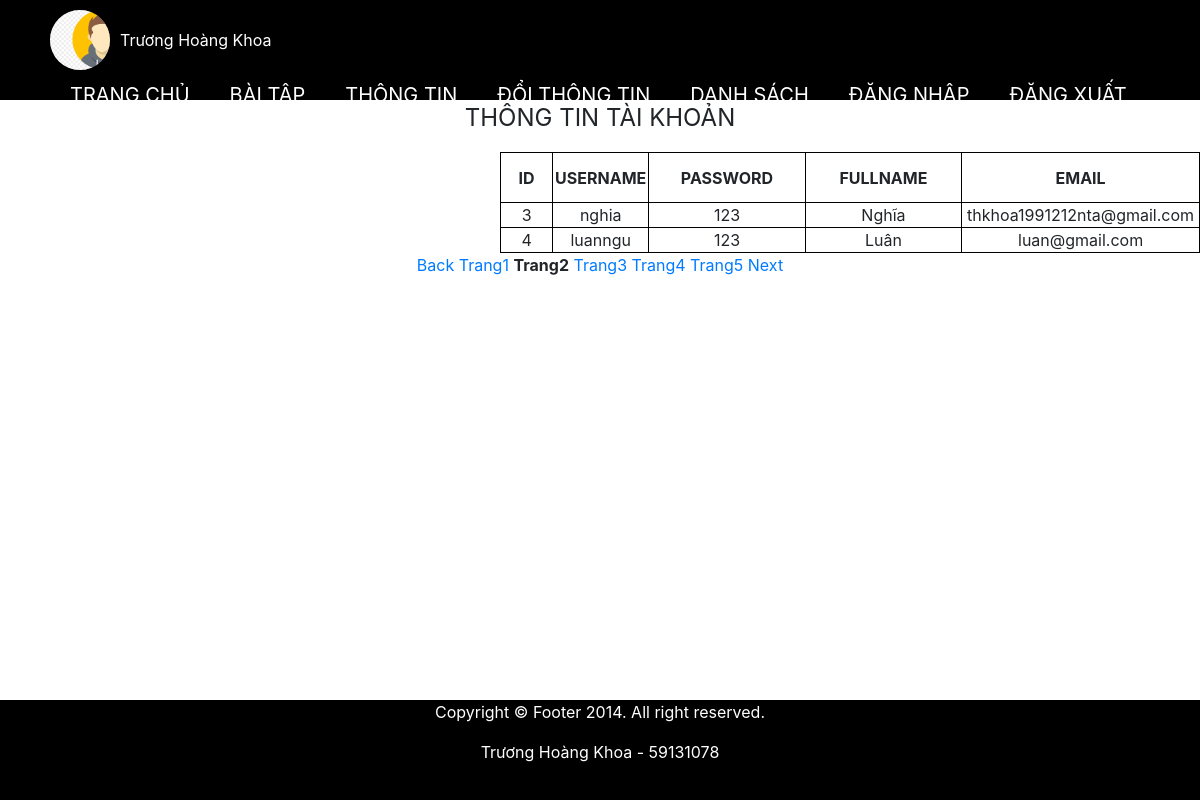
Screenshot of /viewuser.php?page=2 (signed in) with the database file from the repository.
### tables this page shows
CREATE TABLE `user` (
  `id` int(11) NOT NULL,
  `username` varchar(28) NOT NULL,
  `password` varchar(28) NOT NULL,
  `fullname` varchar(100) NOT NULL,
  `email` varchar(100) NOT NULL
);

### Web/viewuser.php (the view, shortened to what this page needs)
<!DOCTYPE html>
<html lang="en">
<head>
</head>
<body>
<?php
include('header.php');
?>
<?php
$conn = mysqli_connect('localhost', 'root', '', 'db');
mysqli_set_charset($conn, 'UTF8');
$rowsPerPage=2;
$offset =($_GET['page']-1)*$rowsPerPage;
$result = mysqli_query($conn, "SELECT id, username, password,fullname,email FROM user LIMIT $offset ,$rowsPerPage");
echo "<p align='center'><font size='5'> THÔNG TIN TÀI KHOẢN</font></P>";
echo "<table align='center' width='700' border='1' cellpadding='2' cellspacing='2' style='bordercollapse:collapse'>";
echo '<tr>
<th style="text-align: center;" width="50">ID</th>
<th style="text-align: center;" width="50">USERNAME</th>
<th style="text-align: center;" width="150">PASSWORD</th>
<th style="text-align: center;" width="150">FULLNAME</th>
<th style="text-align: center;" width="150">EMAIL</th>
</tr>';
if(mysqli_num_rows($result)<>0)
{
    while($rows=mysqli_fetch_row($result))
    { echo "<tr>";
		echo "<td>$rows[0]</td>";
		echo "<td>$rows[1]</td>";
		echo "<td>$rows[2]</td>";
		echo "<td>$rows[3]</td>";
        echo "<td>$rows[4]</td>";
		echo "</tr>";
    }
}
echo"</table>";
$re = mysqli_query($conn, "select * from user");
$numRows = mysqli_num_rows($re);
$maxPage = floor($numRows/$rowsPerPage) + 1;
echo "<p style='text-align: center;'>";
    if ($_GET['page'] > 1)
    echo "<a href=" .$_SERVER['PHP_SELF']."?page=".($_GET['page']-1).">Back</a> ";
    for ($i=1 ; $i<=$maxPage ; $i++)
    { if ($i == $_GET['page'])
    { echo '<b>Trang'.$i.'</b> ';
    }
    else
    echo "<a href=" .$_SERVER['PHP_SELF']. "?page="
    .$i.">Trang".$i."</a> ";
    }
if ($_GET['page'] < $maxPage)
    echo "<a href=". $_SERVER['PHP_SELF']."?page=".($_GET['page']+1).">Next</a>";
?>
    <?php
    include ('footer.php');
    ?>
</body>
</html>

### Web/includes/css/style.css (style rules this page uses)
* { margin: 0; padding: 0; box-sizing: border-box; }

### Web/viewuser.php (style rules this page uses)
p { margin-top: 50px; }
table { padding-top: 50px; transform: translateX(500px); }
td { text-align: center; border: 1px solid black; }
th { height: 50px; text-align: center; border: 1px solid black; }

### Web/header.php (style rules this page uses)
a { text-decoration: none; }

### rows the page displays
user: id "3", username "nghia", password "123", fullname "Nghĩa", email "thkhoa1991212nta@gmail.com"
user: id "4", username "luanngu", password "123", fullname "Luân", email "luan@gmail.com"

### other values shown
$_SESSION['login-name'] "Trương Hoàng Khoa"
